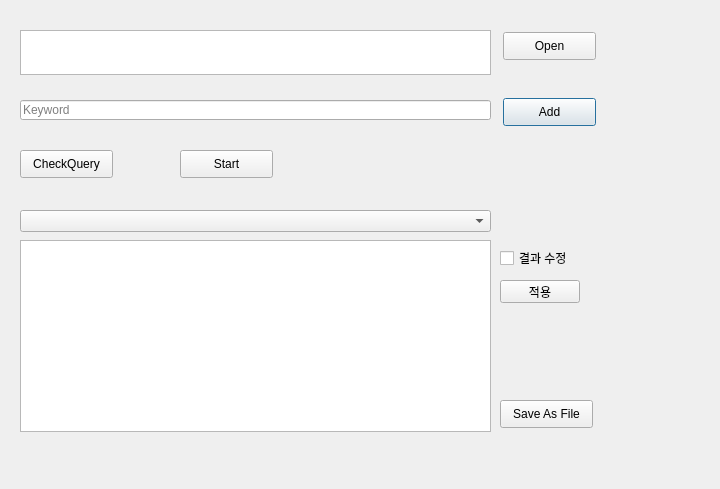
<?xml version="1.0" encoding="UTF-8"?>
<ui version="4.0">
 <class>Dialog</class>
 <widget class="QDialog" name="Dialog">
  <property name="geometry">
   <rect>
    <x>0</x>
    <y>0</y>
    <width>720</width>
    <height>489</height>
   </rect>
  </property>
  <property name="maximumSize">
   <size>
    <width>16777215</width>
    <height>16777215</height>
   </size>
  </property>
  <property name="windowTitle">
   <string>GetAllFromVIew</string>
  </property>
  <property name="statusTip">
   <string/>
  </property>
  <property name="autoFillBackground">
   <bool>false</bool>
  </property>
  <widget class="QPushButton" name="activateFunc_btn">
   <property name="geometry">
    <rect>
     <x>180</x>
     <y>150</y>
     <width>93</width>
     <height>28</height>
    </rect>
   </property>
   <property name="toolTip">
    <string>작업시작</string>
   </property>
   <property name="text">
    <string>Start</string>
   </property>
  </widget>
  <widget class="QLineEdit" name="Query_LineEdit">
   <property name="geometry">
    <rect>
     <x>20</x>
     <y>100</y>
     <width>471</width>
     <height>20</height>
    </rect>
   </property>
   <property name="contextMenuPolicy">
    <enum>Qt::DefaultContextMenu</enum>
   </property>
   <property name="toolTip">
    <string>Input Search Keyword</string>
   </property>
   <property name="statusTip">
    <string/>
   </property>
   <property name="placeholderText">
    <string>Keyword</string>
   </property>
  </widget>
  <widget class="QPushButton" name="AddQuery_btn">
   <property name="geometry">
    <rect>
     <x>503</x>
     <y>98</y>
     <width>93</width>
     <height>28</height>
    </rect>
   </property>
   <property name="text">
    <string>Add</string>
   </property>
   <property name="default">
    <bool>true</bool>
   </property>
  </widget>
  <widget class="QTextBrowser" name="FileDIR_Browser">
   <property name="geometry">
    <rect>
     <x>20</x>
     <y>30</y>
     <width>471</width>
     <height>45</height>
    </rect>
   </property>
  </widget>
  <widget class="QPushButton" name="CheckQuery_btn">
   <property name="geometry">
    <rect>
     <x>20</x>
     <y>150</y>
     <width>93</width>
     <height>28</height>
    </rect>
   </property>
   <property name="toolTip">
    <string>Keywords확인 및 변경</string>
   </property>
   <property name="text">
    <string>CheckQuery</string>
   </property>
  </widget>
  <widget class="QPushButton" name="SaveAsFIle_btn">
   <property name="geometry">
    <rect>
     <x>500</x>
     <y>400</y>
     <width>93</width>
     <height>28</height>
    </rect>
   </property>
   <property name="text">
    <string>Save As File</string>
   </property>
  </widget>
  <widget class="QTableWidget" name="ViewResult_table">
   <property name="geometry">
    <rect>
     <x>20</x>
     <y>240</y>
     <width>471</width>
     <height>192</height>
    </rect>
   </property>
  </widget>
  <widget class="QCheckBox" name="FlagEditable_chbox">
   <property name="geometry">
    <rect>
     <x>500</x>
     <y>250</y>
     <width>85</width>
     <height>16</height>
    </rect>
   </property>
   <property name="toolTip">
    <string>더블클릭시 수정가능</string>
   </property>
   <property name="text">
    <string>결과 수정</string>
   </property>
  </widget>
  <widget class="QComboBox" name="SelectKeyword_cbox">
   <property name="geometry">
    <rect>
     <x>20</x>
     <y>210</y>
     <width>471</width>
     <height>22</height>
    </rect>
   </property>
  </widget>
  <widget class="QPushButton" name="changeAdmit_btn">
   <property name="geometry">
    <rect>
     <x>500</x>
     <y>280</y>
     <width>80</width>
     <height>23</height>
    </rect>
   </property>
   <property name="text">
    <string>적용</string>
   </property>
   <property name="autoDefault">
    <bool>true</bool>
   </property>
  </widget>
  <widget class="QPushButton" name="openFile_btn">
   <property name="geometry">
    <rect>
     <x>503</x>
     <y>32</y>
     <width>93</width>
     <height>28</height>
    </rect>
   </property>
   <property name="text">
    <string>Open</string>
   </property>
  </widget>
 </widget>
 <resources/>
 <connections/>
</ui>
